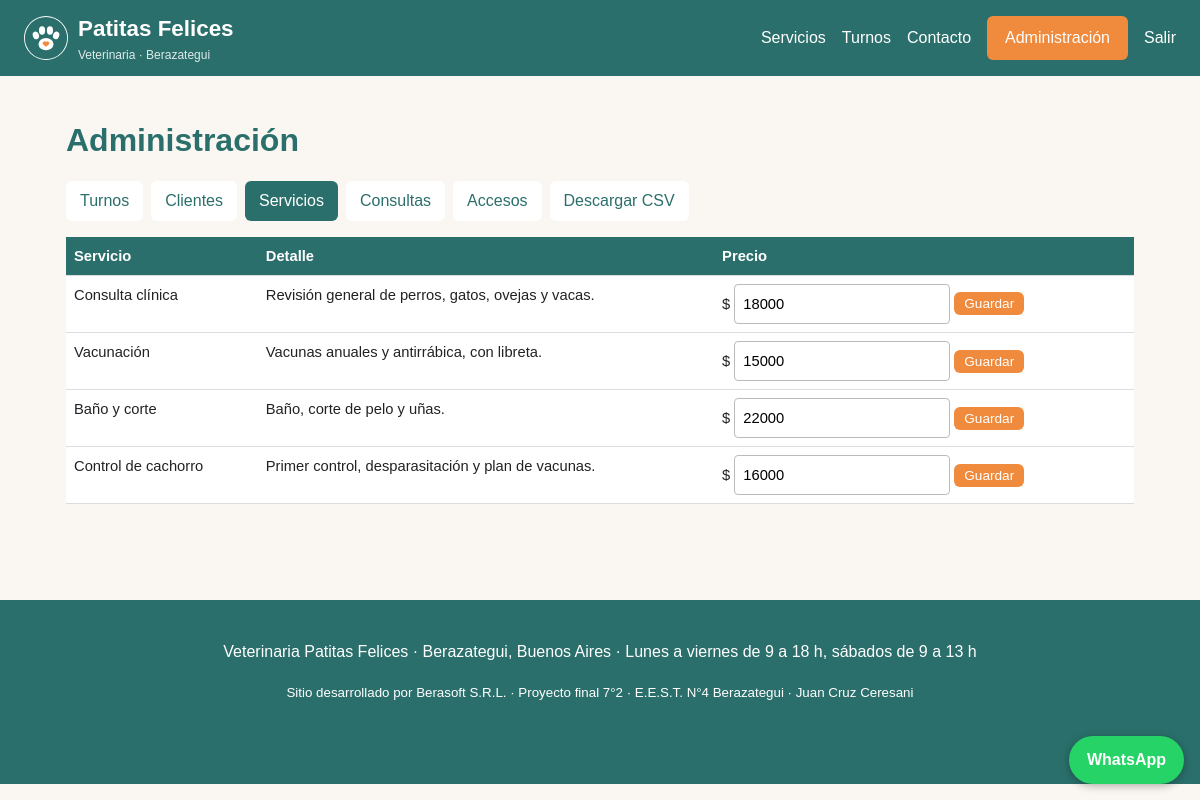
Screenshot of /admin/index.php?ver=servicios (signed in) with the database file from the repository.
### tables this page shows
CREATE TABLE servicios (
  id      INT AUTO_INCREMENT PRIMARY KEY,
  nombre  VARCHAR(80)   NOT NULL,
  detalle VARCHAR(200)  NOT NULL,
  precio  DECIMAL(10,2) NOT NULL                
);

### inc/conexion.php (called while the page is built, shortened)
<?php
$clave = getenv('DB_PASS') ?: '';

### inc/funciones.php (called while the page is built, shortened)
<?php
require __DIR__ . '/conexion.php';
function h($texto) {
    return htmlspecialchars((string)$texto, ENT_QUOTES, 'UTF-8');
}

### admin/index.php (the view, shortened to what this page needs)
<?php
require '../inc/funciones.php';
$pestanas = ['turnos' => 'Turnos', 'clientes' => 'Clientes', 'servicios' => 'Servicios', 'consultas' => 'Consultas', 'accesos' => 'Accesos'];
$ver = isset($pestanas[$_GET['ver'] ?? '']) ? $_GET['ver'] : 'turnos';
$dia = $_GET['dia'] ?? date('Y-m-d');
if ($ver === 'turnos') {
    $st = $db->prepare('SELECT t.*, s.nombre AS servicio, u.nombre AS cliente, u.whatsapp FROM turnos t
                        JOIN servicios s ON s.id = t.servicio_id JOIN usuarios u ON u.id = t.usuario_id
                        WHERE t.fecha = ? ORDER BY t.hora');
    $st->execute([$dia]);
    $filas = $st->fetchAll();
} else {
    $sql = [
        'clientes'  => "SELECT u.*, (SELECT COUNT(*) FROM turnos WHERE usuario_id = u.id) AS turnos
                        FROM usuarios u WHERE rol = 'cliente' ORDER BY id DESC",
        'servicios' => 'SELECT * FROM servicios ORDER BY id',
        'consultas' => 'SELECT * FROM consultas ORDER BY id DESC',
        'accesos'   => 'SELECT * FROM accesos ORDER BY id DESC LIMIT 100',
    ];
    $filas = $db->query($sql[$ver])->fetchAll();
}
require '../inc/cabecera.php';
?>
<h1>Administración</h1>
<nav class="pestanas">
  <?php foreach ($pestanas as $clave => $nombre): ?>
    <a href="?ver=<?= $clave ?>" class="<?= $clave === $ver ? 'activa' : '' ?>"><?= $nombre ?></a>
  <?php endforeach; ?>
  <a href="exportar.php?que=<?= $ver ?>">Descargar CSV</a>
</nav>
<?php if ($ver === 'turnos'): ?>
  <form method="get" class="enlinea">
    <input type="hidden" name="ver" value="turnos">
    <input type="date" name="dia" value="<?= h($dia) ?>">
    <button class="boton chico">Ver día</button>
  </form>
  <table>
    <tr><th>Hora</th><th>Cliente</th><th>Animal</th><th>Servicio</th><th>Estado</th><th>Acciones</th></tr>
    <?php foreach ($filas as $t): ?>
    <tr>
      <td><?= substr($t['hora'], 0, 5) ?></td>
      <td><?= h($t['cliente']) ?><br>
          <a href="https://wa.me/<?= preg_replace('/\D/', '', $t['whatsapp']) ?>"><small><?= h($t['whatsapp']) ?></small></a></td>
      <td><?= h($t['mascota']) ?> <span class="especie <?= strtolower($t['especie']) ?>"><?= $t['especie'] ?></span></td>
      <td><?= h($t['servicio']) ?></td>
      <td><span class="estado <?= $t['estado'] ?>"><?= $t['estado'] ?></span></td>
      <td><?php if ($t['estado'] === 'reservado') echo boton('atendido', $t['id'], 'Atendido') . boton('cancelar', $t['id'], 'Cancelar'); ?></td>
    </tr>
    <?php endforeach; ?>
    <?php if (!$filas): ?><tr><td colspan="6">No hay turnos ese día.</td></tr><?php endif; ?>
  </table>
<?php elseif ($ver === 'servicios'): ?>
  <table>
    <tr><th>Servicio</th><th>Detalle</th><th>Precio</th></tr>
    <?php foreach ($filas as $s): ?>
    <tr>
      <td><?= h($s['nombre']) ?></td>
      <td><?= h($s['detalle']) ?></td>
      <td>
        <form method="post" class="enlinea">
          $ <input type="number" name="precio" min="0" step="100" value="<?= (int)$s['precio'] ?>">
          <button class="boton chico">Guardar</button>
        </form>
      </td>
    </tr>
    <?php endforeach; ?>
  </table>
<?php endif; ?>
<?php require '../inc/pie.php'; ?>

### css/estilos.css (style rules this page uses)
:root { --principal: #2a6f6b; --acento: #f08a3c; --fondo: #faf7f2; }
* { box-sizing: border-box; }
body { margin: 0; font-family: Arial, Helvetica, sans-serif; color: #222; background: var(--fondo); line-height: 1.5; }
a { color: var(--principal); }
h1, h2, h3 { color: var(--principal); line-height: 1.2; }
.boton { display: inline-block; padding: 10px 18px; border: 0; border-radius: 6px; cursor: pointer; background: var(--acento); color: #fff !important; font-size: 1rem; text-decoration: none; }
.boton.chico { padding: 4px 10px; font-size: .85rem; }
input, select, textarea { display: block; width: 100%; margin-top: 4px; padding: 8px; font: inherit; border: 1px solid #bbb; border-radius: 4px; background: #fff; }
form.enlinea { display: inline-flex; flex-wrap: wrap; gap: 4px; align-items: center; margin: 2px 0 12px; }
form.enlinea input { width: auto; display: inline-block; margin: 0; }
table { width: 100%; border-collapse: collapse; background: #fff; margin-bottom: 24px; font-size: .92rem; }
th, td { padding: 8px; border-bottom: 1px solid #ddd; text-align: left; vertical-align: top; }
th { background: var(--principal); color: #fff; }
td form.enlinea { margin: 0; }
.pestanas { display: flex; flex-wrap: wrap; gap: 8px; margin-bottom: 16px; }
.pestanas a { padding: 8px 14px; background: #fff; border-radius: 6px; text-decoration: none; }
.pestanas a.activa { background: var(--principal); color: #fff; }

### rows the page displays
servicios: nombre "Consulta clínica", detalle "Revisión general de perros, gatos, ovejas y vacas.", precio "18000"
servicios: nombre "Vacunación", detalle "Vacunas anuales y antirrábica, con libreta.", precio "15000"
servicios: nombre "Baño y corte", detalle "Baño, corte de pelo y uñas.", precio "22000"
servicios: nombre "Control de cachorro", detalle "Primer control, desparasitación y plan de vacunas.", precio "16000"

### other values shown
$nombre "Turnos"
$nombre "Clientes"
$nombre "Servicios"
$nombre "Consultas"
$nombre "Accesos"
